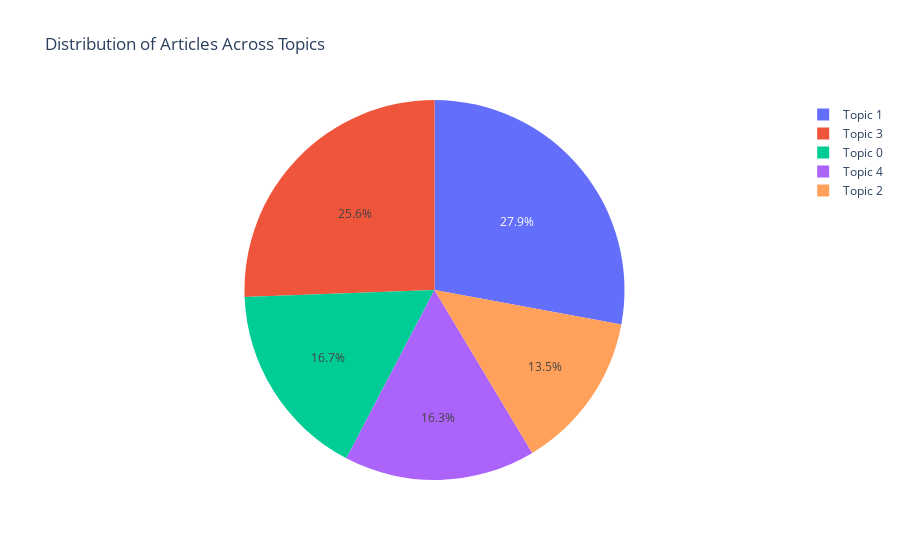

Notebook code cell kept with this figure:
### Code cell
# Topic distribution
topic_counts = df['topic'].value_counts().sort_index()
topic_labels = [f"Topic {i}" for i in topic_counts.index]

if INTERACTIVE_PLOTS:
    fig = px.pie(
        values=topic_counts.values,
        names=topic_labels,
        title='Distribution of Articles Across Topics'
    )
    fig.show()
else:
    plt.figure(figsize=(10, 10))
    plt.pie(topic_counts.values, labels=topic_labels, autopct='%1.1f%%', startangle=90)
    plt.title('Distribution of Articles Across Topics')
    plt.axis('equal')
    plt.show()

### Figure 1 — Plotly figure (JSON) as saved in the notebook; plotly's stock layout.template omitted (floating-point values rounded to 4 significant figures)
{"data": [{"domain": {"x": [0, 1], "y": [0, 1]}, "hovertemplate": "label=%{label}<br>value=%{value}<extra></extra>", "labels": ["Topic 0", "Topic 1", "Topic 2", "Topic 3", "Topic 4"], "legendgroup": "", "name": "", "showlegend": true, "type": "pie", "values": [36, 60, 29, 55, 35]}], "layout": {"legend": {"tracegroupgap": 0}, "title": {"text": "Distribution of Articles Across Topics"}}}
